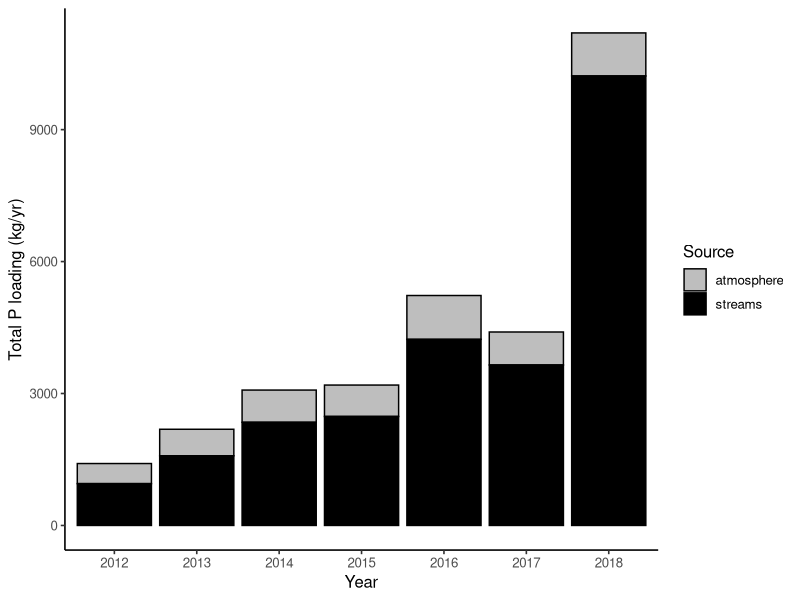

Generate this figure with R:
## ---- chunk 1
library(ggplot2) #needed for plots
library(dplyr) #needed for reformaing data
library(reshape2) #needed for reshaping data frames from wide to long
## ---- chunk 2
streams<- read.csv(file="Cleaned_data/TotalP_inflows.csv") 
atm<- read.csv(file="Cleaned_data/TotalP_atm.csv")
## ---- chunk 3
streams2<- streams %>%
  mutate(X=NULL, #remove index column
         sampledate=as.Date(sampledate, origin="1899-12-30"))#reformat date
atm2<- atm %>%
  mutate(X=NULL, #remove index column
         sampledate=as.Date(sampledate, origin="1899-12-30")) #reformat date
## ---- chunk 4
extP_load<- merge(atm2, streams2, by="sampledate") #adds two data files together
extP_load <- extP_load %>%
  mutate(total=(atm_TotP_kgday + allInflows_TotP_kgday), #combine atm P and stream P
         daynum=as.integer(format(sampledate, "%j")),
         Yr=as.integer(format(sampledate, "%Y")),
         daynum.x=NULL, Yr.x=NULL, daynum.y=NULL, Yr.y=NULL #remove duplicate columns
         ) #remove duplicate column
## ---- chunk 5
extP_load_long<- melt(extP_load, #the table you want to reshape wide to long
               id.vars=c("sampledate"), #the column to use as unique id
               measure.vars=c("atm_TotP_kgday","allInflows_TotP_kgday"), 
               #the columns where values will be taken
               variable.name="Source", #label the source of P loading
               value.name="TotP_kgday" #label the value with units
               )
extP_load_long$Source<-as.character(extP_load_long$Source) #tell R character data held
extP_load_long$Source[extP_load_long$Source=="atm_TotP_kgday"] <- "atmosphere"
extP_load_long$Source[extP_load_long$Source=="allInflows_TotP_kgday"] <- "streams"

extP_load_long<- extP_load_long %>%
  mutate(Yr=format(sampledate, "%Y"), #add year back in data frame
         daynum=format(sampledate, "%j")) %>%
  filter(daynum>=196 & daynum<=258) %>% #filter for the CyanoHAB season 
  filter(Yr>=2012 & Yr<=2018) %>% #filter for the study period
  group_by(Yr, Source) %>% #for each year and each source
  summarize(TotP_kgday=sum(TotP_kgday)) #sum up all the TotP_kgday

ggplot(extP_load_long, aes(x=Yr, y=TotP_kgday, 
                             fill=Source)) + #separate sources by fill color
  geom_bar(position="stack", stat="identity", color="black") + #stacked bar graph
  scale_fill_manual(values=c("grey", "black")) + #atm = grey, streams=black
  theme_classic(base_size=12) +
  labs(x="Year", y="Total P loading (kg/yr)") 
## ---- chunk 6
extP_load_day<- extP_load %>%
  filter(daynum>=196 & daynum<=258) %>% #filter for the CyanoHAB season 
  filter(Yr>=2012 & Yr<=2018) %>% #filter for the study period
  summarize(mean=mean(total, na.rm=TRUE), #calculate mean
            se=(sd(total, na.rm=TRUE)/sqrt(length(total))),
            min=min(total, na.rm=TRUE),
            max=max(total, na.rm=TRUE)
            )
extP_load_day
## ---- chunk 7
extP_load_yr<- extP_load %>%
  filter(daynum>=196 & daynum<=258) %>% #filter for the CyanoHAB season
  filter(Yr>=2012 & Yr<=2018) %>% #filter for the study period
  group_by(Yr) %>%
  summarize(sum=sum(total))
extP_load_yr
## ---- chunk 8
stream_extP_load_day<- extP_load %>%
  filter(daynum>=196 & daynum<=258) %>% #filter for the CyanoHAB season 
  filter(Yr>=2012 & Yr<=2018) %>% #filter for the study period
  summarize(mean=mean(allInflows_TotP_kgday, na.rm=TRUE), #calculate mean
            se=(sd(allInflows_TotP_kgday, na.rm=TRUE)/sqrt(length(allInflows_TotP_kgday))),
            min=min(allInflows_TotP_kgday, na.rm=TRUE),
            max=max(allInflows_TotP_kgday, na.rm=TRUE)
            )
stream_extP_load_day
## ---- chunk 9
stream_load_yr<- extP_load %>%
  filter(Yr>2012 & Yr<=2018) %>% #filter for the study period
  group_by(Yr) %>%
  summarize(sum=sum(allInflows_TotP_kgday))
stream_load_yr
## ---- chunk 10
atm_load_day<- extP_load %>%
  filter(daynum>=196 & daynum<=258) %>% #filter for the CyanoHAB season 
  filter(Yr>=2012 & Yr<=2018) %>% #filter for the study period
  summarize(mean=mean(atm_TotP_kgday, na.rm=TRUE), #calculate mean
            se=(sd(atm_TotP_kgday, na.rm=TRUE)/sqrt(length(atm_TotP_kgday))),
            min=min(atm_TotP_kgday, na.rm=TRUE),
            max=max(atm_TotP_kgday, na.rm=TRUE)
            )
atm_load_day
## ---- chunk 11
atm_load_yr<- extP_load %>%
  filter(Yr>2012 & Yr<=2018) %>% #filter for the study period
  group_by(Yr) %>%
  summarize(sum=sum(atm_TotP_kgday))
atm_load_yr
## ---- chunk 12
extP_load<- extP_load %>%
  filter(daynum>=196 & daynum<=258) %>% #filter for the CyanoHAB season
  filter(Yr>=2012 & Yr<=2018) #filter for the study period
write.csv(extP_load, file="Cleaned_data/TotalP_allext.csv")
